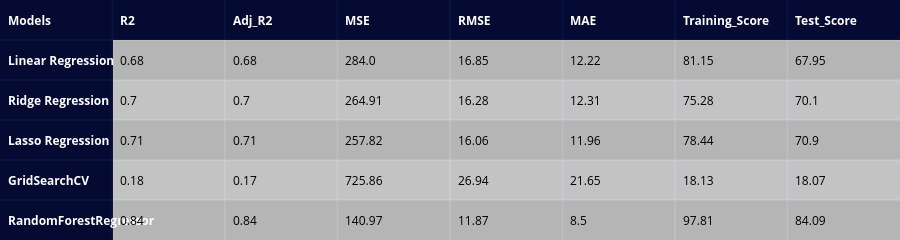

The notebook cell this image was saved under:
### Code cell
regression_models = {'Linear Regression': linreg,
                     'Ridge Regression': ridge1,
                     'Lasso Regression': lasso,
                     'GridSearchCV': grid_search,
                     'RandomForestRegressor': rfr
                     }
reg_model_metrics(regression_models, X_corr_train, X_corr_val, y_corr_train, y_corr_val)

### Figure 1 — Plotly figure (JSON) as saved in the notebook; plotly's stock layout.template omitted (floating-point values rounded to 4 significant figures)
{"data": [{"colorscale": [[0, "#00083e"], [0.5, "#ededee"], [1, "#ffffff"]], "hoverinfo": "none", "opacity": 0.75, "showscale": false, "z": [[0, 0, 0, 0, 0, 0, 0, 0], [0, 0.5, 0.5, 0.5, 0.5, 0.5, 0.5, 0.5], [0, 1, 1, 1, 1, 1, 1, 1], [0, 0.5, 0.5, 0.5, 0.5, 0.5, 0.5, 0.5], [0, 1, 1, 1, 1, 1, 1, 1], [0, 0.5, 0.5, 0.5, 0.5, 0.5, 0.5, 0.5]], "type": "heatmap"}], "layout": {"annotations": [{"align": "left", "font": {"color": "#ffffff"}, "showarrow": false, "text": "<b>Models</b>", "x": -0.45, "xanchor": "left", "xref": "x", "y": 0, "yref": "y"}, {"align": "left", "font": {"color": "#ffffff"}, "showarrow": false, "text": "<b>R2</b>", "x": 0.55, "xanchor": "left", "xref": "x", "y": 0, "yref": "y"}, {"align": "left", "font": {"color": "#ffffff"}, "showarrow": false, "text": "<b>Adj_R2</b>", "x": 1.55, "xanchor": "left", "xref": "x", "y": 0, "yref": "y"}, {"align": "left", "font": {"color": "#ffffff"}, "showarrow": false, "text": "<b>MSE</b>", "x": 2.55, "xanchor": "left", "xref": "x", "y": 0, "yref": "y"}, {"align": "left", "font": {"color": "#ffffff"}, "showarrow": false, "text": "<b>RMSE</b>", "x": 3.55, "xanchor": "left", "xref": "x", "y": 0, "yref": "y"}, {"align": "left", "font": {"color": "#ffffff"}, "showarrow": false, "text": "<b>MAE</b>", "x": 4.55, "xanchor": "left", "xref": "x", "y": 0, "yref": "y"}, {"align": "left", "font": {"color": "#ffffff"}, "showarrow": false, "text": "<b>Training_Score</b>", "x": 5.55, "xanchor": "left", "xref": "x", "y": 0, "yref": "y"}, {"align": "left", "font": {"color": "#ffffff"}, "showarrow": false, "text": "<b>Test_Score</b>", "x": 6.55, "xanchor": "left", "xref": "x", "y": 0, "yref": "y"}, {"align": "left", "font": {"color": "#ffffff"}, "showarrow": false, "text": "<b>Linear Regression</b>", "x": -0.45, "xanchor": "left", "xref": "x", "y": 1, "yref": "y"}, {"align": "left", "font": {"color": "#000000"}, "showarrow": false, "text": "0.68", "x": 0.55, "xanchor": "left", "xref": "x", "y": 1, "yref": "y"}, {"align": "left", "font": {"color": "#000000"}, "showarrow": false, "text": "0.68", "x": 1.55, "xanchor": "left", "xref": "x", "y": 1, "yref": "y"}, {"align": "left", "font": {"color": "#000000"}, "showarrow": false, "text": "284.0", "x": 2.55, "xanchor": "left", "xref": "x", "y": 1, "yref": "y"}, {"align": "left", "font": {"color": "#000000"}, "showarrow": false, "text": "16.85", "x": 3.55, "xanchor": "left", "xref": "x", "y": 1, "yref": "y"}, {"align": "left", "font": {"color": "#000000"}, "showarrow": false, "text": "12.22", "x": 4.55, "xanchor": "left", "xref": "x", "y": 1, "yref": "y"}, {"align": "left", "font": {"color": "#000000"}, "showarrow": false, "text": "81.15", "x": 5.55, "xanchor": "left", "xref": "x", "y": 1, "yref": "y"}, {"align": "left", "font": {"color": "#000000"}, "showarrow": false, "text": "67.95", "x": 6.55, "xanchor": "left", "xref": "x", "y": 1, "yref": "y"}, {"align": "left", "font": {"color": "#ffffff"}, "showarrow": false, "text": "<b>Ridge Regression</b>", "x": -0.45, "xanchor": "left", "xref": "x", "y": 2, "yref": "y"}, {"align": "left", "font": {"color": "#000000"}, "showarrow": false, "text": "0.7", "x": 0.55, "xanchor": "left", "xref": "x", "y": 2, "yref": "y"}, {"align": "left", "font": {"color": "#000000"}, "showarrow": false, "text": "0.7", "x": 1.55, "xanchor": "left", "xref": "x", "y": 2, "yref": "y"}, {"align": "left", "font": {"color": "#000000"}, "showarrow": false, "text": "264.91", "x": 2.55, "xanchor": "left", "xref": "x", "y": 2, "yref": "y"}, {"align": "left", "font": {"color": "#000000"}, "showarrow": false, "text": "16.28", "x": 3.55, "xanchor": "left", "xref": "x", "y": 2, "yref": "y"}, {"align": "left", "font": {"color": "#000000"}, "showarrow": false, "text": "12.31", "x": 4.55, "xanchor": "left", "xref": "x", "y": 2, "yref": "y"}, {"align": "left", "font": {"color": "#000000"}, "showarrow": false, "text": "75.28", "x": 5.55, "xanchor": "left", "xref": "x", "y": 2, "yref": "y"}, {"align": "left", "font": {"color": "#000000"}, "showarrow": false, "text": "70.1", "x": 6.55, "xanchor": "left", "xref": "x", "y": 2, "yref": "y"}, {"align": "left", "font": {"color": "#ffffff"}, "showarrow": false, "text": "<b>Lasso Regression</b>", "x": -0.45, "xanchor": "left", "xref": "x", "y": 3, "yref": "y"}, {"align": "left", "font": {"color": "#000000"}, "showarrow": false, "text": "0.71", "x": 0.55, "xanchor": "left", "xref": "x", "y": 3, "yref": "y"}, {"align": "left", "font": {"color": "#000000"}, "showarrow": false, "text": "0.71", "x": 1.55, "xanchor": "left", "xref": "x", "y": 3, "yref": "y"}, {"align": "left", "font": {"color": "#000000"}, "showarrow": false, "text": "257.82", "x": 2.55, "xanchor": "left", "xref": "x", "y": 3, "yref": "y"}, {"align": "left", "font": {"color": "#000000"}, "showarrow": false, "text": "16.06", "x": 3.55, "xanchor": "left", "xref": "x", "y": 3, "yref": "y"}, {"align": "left", "font": {"color": "#000000"}, "showarrow": false, "text": "11.96", "x": 4.55, "xanchor": "left", "xref": "x", "y": 3, "yref": "y"}, {"align": "left", "font": {"color": "#000000"}, "showarrow": false, "text": "78.44", "x": 5.55, "xanchor": "left", "xref": "x", "y": 3, "yref": "y"}, {"align": "left", "font": {"color": "#000000"}, "showarrow": false, "text": "70.9", "x": 6.55, "xanchor": "left", "xref": "x", "y": 3, "yref": "y"}, {"align": "left", "font": {"color": "#ffffff"}, "showarrow": false, "text": "<b>GridSearchCV</b>", "x": -0.45, "xanchor": "left", "xref": "x", "y": 4, "yref": "y"}, {"align": "left", "font": {"color": "#000000"}, "showarrow": false, "text": "0.18", "x": 0.55, "xanchor": "left", "xref": "x", "y": 4, "yref": "y"}, {"align": "left", "font": {"color": "#000000"}, "showarrow": false, "text": "0.17", "x": 1.55, "xanchor": "left", "xref": "x", "y": 4, "yref": "y"}, {"align": "left", "font": {"color": "#000000"}, "showarrow": false, "text": "725.86", "x": 2.55, "xanchor": "left", "xref": "x", "y": 4, "yref": "y"}, {"align": "left", "font": {"color": "#000000"}, "showarrow": false, "text": "26.94", "x": 3.55, "xanchor": "left", "xref": "x", "y": 4, "yref": "y"}, {"align": "left", "font": {"color": "#000000"}, "showarrow": false, "text": "21.65", "x": 4.55, "xanchor": "left", "xref": "x", "y": 4, "yref": "y"}, {"align": "left", "font": {"color": "#000000"}, "showarrow": false, "text": "18.13", "x": 5.55, "xanchor": "left", "xref": "x", "y": 4, "yref": "y"}, {"align": "left", "font": {"color": "#000000"}, "showarrow": false, "text": "18.07", "x": 6.55, "xanchor": "left", "xref": "x", "y": 4, "yref": "y"}, {"align": "left", "font": {"color": "#ffffff"}, "showarrow": false, "text": "<b>RandomForestRegressor</b>", "x": -0.45, "xanchor": "left", "xref": "x", "y": 5, "yref": "y"}, {"align": "left", "font": {"color": "#000000"}, "showarrow": false, "text": "0.84", "x": 0.55, "xanchor": "left", "xref": "x", "y": 5, "yref": "y"}, {"align": "left", "font": {"color": "#000000"}, "showarrow": false, "text": "0.84", "x": 1.55, "xanchor": "left", "xref": "x", "y": 5, "yref": "y"}, {"align": "left", "font": {"color": "#000000"}, "showarrow": false, "text": "140.97", "x": 2.55, "xanchor": "left", "xref": "x", "y": 5, "yref": "y"}, {"align": "left", "font": {"color": "#000000"}, "showarrow": false, "text": "11.87", "x": 3.55, "xanchor": "left", "xref": "x", "y": 5, "yref": "y"}, {"align": "left", "font": {"color": "#000000"}, "showarrow": false, "text": "8.5", "x": 4.55, "xanchor": "left", "xref": "x", "y": 5, "yref": "y"}, {"align": "left", "font": {"color": "#000000"}, "showarrow": false, "text": "97.81", "x": 5.55, "xanchor": "left", "xref": "x", "y": 5, "yref": "y"}, {"align": "left", "font": {"color": "#000000"}, "showarrow": false, "text": "84.09", "x": 6.55, "xanchor": "left", "xref": "x", "y": 5, "yref": "y"}], "height": 230, "margin": {"b": 0, "l": 0, "r": 0, "t": 0}, "xaxis": {"dtick": 1, "gridwidth": 2, "showticklabels": false, "tick0": -0.5, "ticks": "", "zeroline": false}, "yaxis": {"autorange": "reversed", "dtick": 1, "gridwidth": 2, "showticklabels": false, "tick0": 0.5, "ticks": "", "zeroline": false}}}
